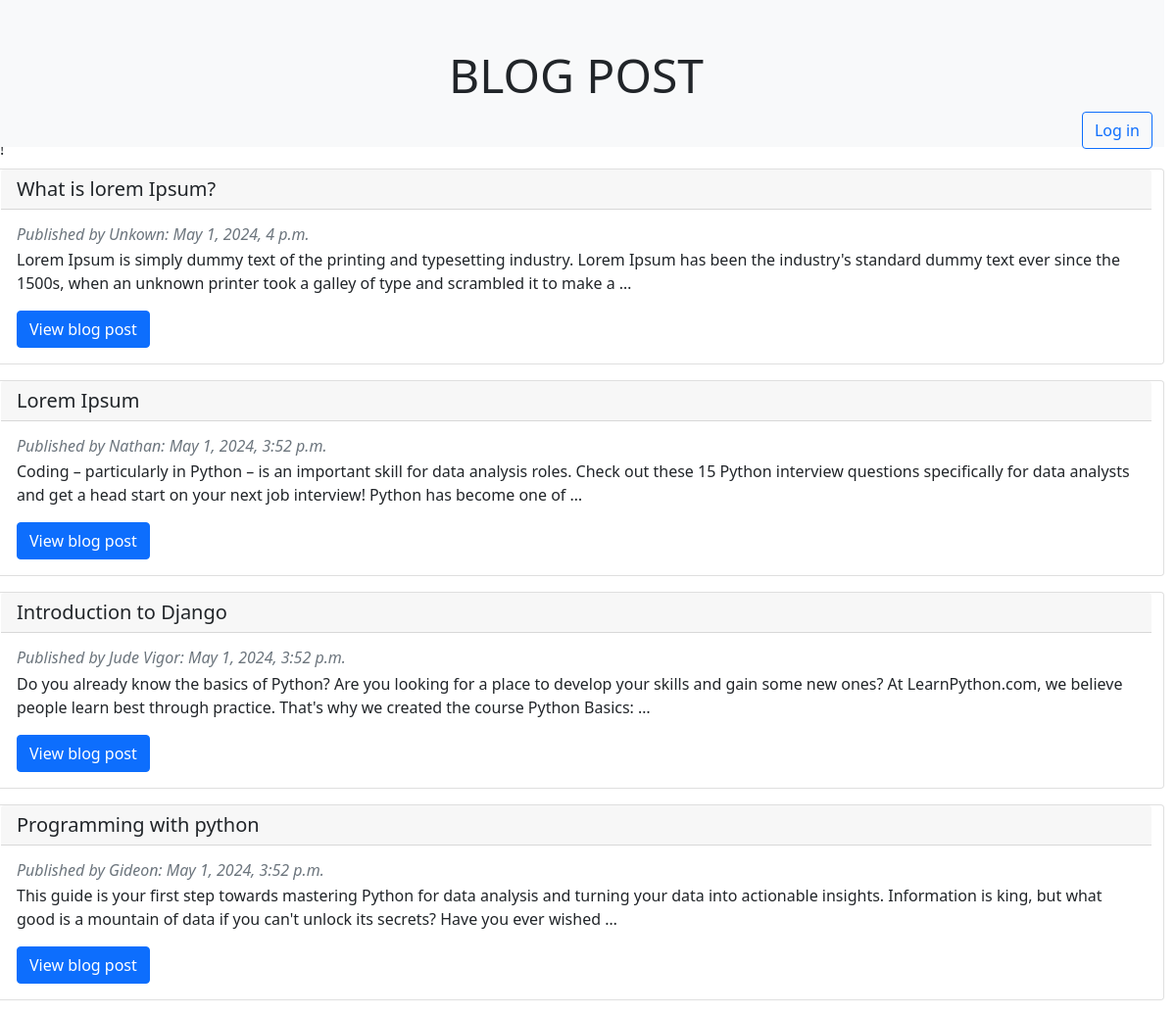
/, run on an earlier commit of the app's database.
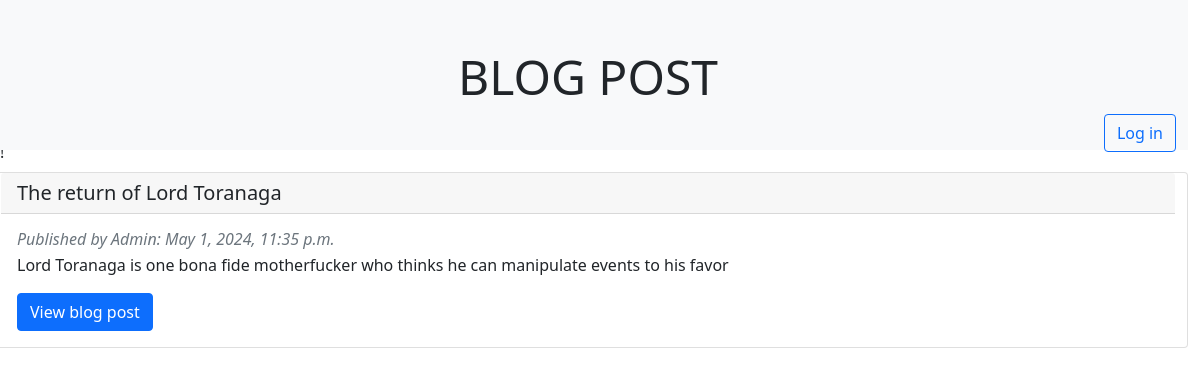
And on a later commit of the database.
### blog_app/models.py (models this page shows)
class Blog(models.Model):
    title = models.CharField(max_length=250)
    content = models.TextField()
    author = models.CharField(max_length=200)
    created_date = models.DateTimeField(default=datetime.now, blank=True)

### blog_app/views.py (the view)
# urls.py: path('', views.index, name='index'),
def index(request):
    blogs = Blog.objects.all()
    context = {
    'blogs': blogs
    }
    return render(request, 'index.html', context)

### blog_app/templates/index.html (shortened to what this page needs)
!<!DOCTYPE html>
<!DOCTYPE html>
<html lang="en" dir="ltr">
  <head>
    <link href="https://cdn.jsdelivr.net/npm/bootstrap@5.0.2/dist/css/bootstrap.min.css"
          rel="stylesheet"
          />
  </head>
  <body class="" style="padding-top:140px;">
    {% block header %}
    <div class="row container-flex w-100 text-center justify-content-end bg-light text-dark fixed-top mb-4" style="height:150px">
      <h1 class="display-5 mt-5">BLOG POST</h1>
      <div class="col-auto">
        {% if not user.is_authenticated %}
        <a href={% url 'login' %}><button class="btn btn-outline-primary">Log in</button></a>
        {% endif %}
      </div>
    </div>
    {% endblock %}
    {% block content %}
    <div class="row container-flex mt-2 w-100">
      {% for blog in blogs reversed %}
      <div class="card mb-3">
        <h5 class="card-header">{{blog.title}}</h5>
        <div class="card-body">
          <h6 class="text-muted d-inline"><i>Published by {{blog.author|capfirst}}: {{blog.created_date}}</i></h6>
          <p class="card-text mt-1">{{ blog.content|truncatewords:40 }}</p>
          <a href={% url 'post_detail' blog.id %} class="btn btn-primary">View blog post</a>
        </div>
      </div>
      {% endfor %}
    </div>
    {% endblock %}
  </body>
</html>

What changed in the data, as far as the page shows it:
removed Blog: title "What is lorem Ipsum?", author "Unkown", created_date "May 1, 2024, 4 p.m.", content "Lorem Ipsum is simply dummy text of the printing and typesetting industry. Lorem Ipsum has been the industry's standard dummy text ever since the 1500s, when an unknown printer took a galley of type and scrambled it to make a …"
removed Blog: title "Lorem Ipsum", author "Nathan", created_date "May 1, 2024, 3:52 p.m.", content "Coding – particularly in Python – is an important skill for data analysis roles. Check out these 15 Python interview questions specifically for data analysts and get a head start on your next job interview! Python has become one of …"
removed Blog: title "Introduction to Django", author "Jude Vigor", created_date "May 1, 2024, 3:52 p.m.", content "Do you already know the basics of Python? Are you looking for a place to develop your skills and gain some new ones? At LearnPython.com, we believe people learn best through practice. That's why we created the course Python Basics: …"
removed Blog: title "Programming with python", author "Gideon", created_date "May 1, 2024, 3:52 p.m.", content "This guide is your first step towards mastering Python for data analysis and turning your data into actionable insights. Information is king, but what good is a mountain of data if you can't unlock its secrets? Have you ever wished …"
added Blog: title "The return of Lord Toranaga", author "Admin", created_date "May 1, 2024, 11:35 p.m.", content "Lord Toranaga is one bona fide motherfucker who thinks he can manipulate events to his favor"
